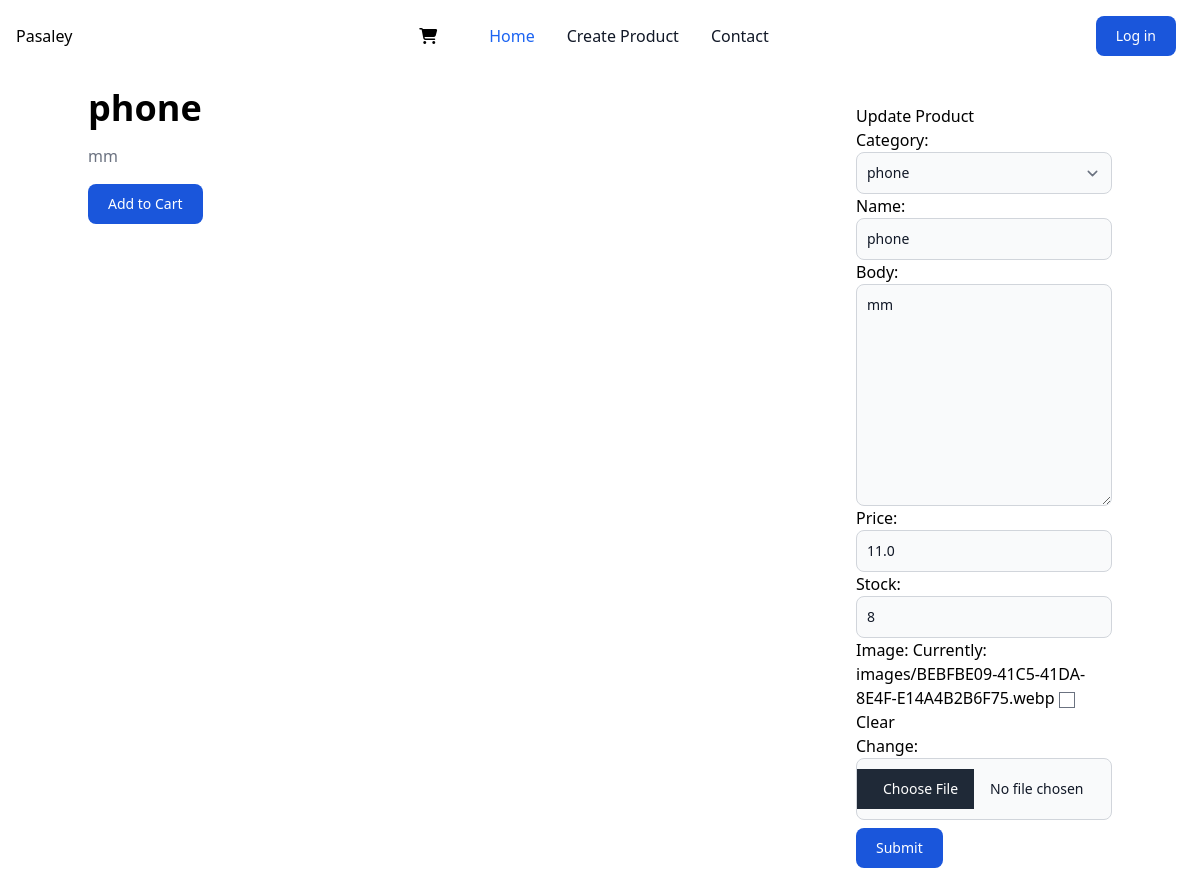
The page /product_detail/1 on the database its author committed.
### Home/models.py (models this page shows, shortened)
class Product(models.Model):
    category = models.ForeignKey(category, on_delete=models.CASCADE)
    name = models.CharField(max_length=200)
    price = models.FloatField()
    stock = models.IntegerField()
    created_at = models.DateTimeField(auto_now_add=True)
    author = models.ForeignKey(User, on_delete=models.CASCADE)
    body = models.TextField(max_length=50000)
    image = models.ImageField(upload_to='images/', null=True, blank=True)

class category(models.Model):
    name = models.CharField(max_length=200)
    def __str__(self):
        return self.name

### Home/views.py (the view)
# urls.py: path('product_detail/<int:pk>', views.product_detail, name='product_detail'),
def product_detail(request, pk):
    product = get_object_or_404(Product, pk=pk)
    form = ProductForm(instance=product)
    context = {'product': product, 'form': form,}
    return render(request, 'Home/product_detail.html', context)

### Home/forms.py
class ProductForm(forms.ModelForm):
    class Meta:
        model = Product
        fields = ['category','name','body','price','stock','image']
    def __init__(self, *args, **kwargs):
        super().__init__(*args, **kwargs)
        for field in self.fields:
            self.fields[field].widget.attrs['class'] = input_css_class

### Home/templates/Home/product_detail.html (shortened to what this page needs)
{% extends "base.html" %}
{% block content %}
<div class="flex flex-col md:flex-row">
    <div class="w-full md:w-3/4 space-y-4">
        <h2 class="text-4xl font-bold dark:text-white">{{ product.name }}</h2>
        <p class="font-light text-gray-500 dark:text-gray-400">{{product.body}}</p>
        <button class="btn-submit mt-2" href="{% url 'add_to_cart' product.id  %}">Add to Cart</button>
    </div>
    <div class="w-full md:w-1/4 space-y-4">
        {% if form %}
        <div>
            <h3>Update Product</h3>
            <form method="POST" action="." enctype="multipart/form-data">
                {{ form.as_p }}
                <button type="submit" class="btn-submit mt-2">Submit</button>
            </form>
        </div>
        {% endif %}
    </div>
</div>
{% endblock %}

### rows shown on the page
Product: name "phone", body "mm", category "phone", price "11.0", stock "8"
category: name "phone"
